Frame 1 (no input): blank canvas, image omitted
Frame 60 (the mouse pressed at the canvas centre just before this capture): blank canvas, image omitted
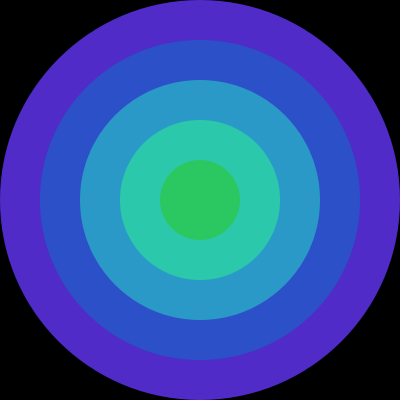
Frame 120 (the mouse held since frame 60 and released just before this capture)

The Processing sketch whose frames 1 and 60 were blank and that drew this single picture after the mouse press (run headless with seeded random() and noise(); from frame 60 on, the mouse is pressed at the canvas centre):

// Processing sketch: ejemploFor
// ── ejemploFor.pde
int cantidad;

void setup() {
  cantidad = 5;
  size(400, 400);
  colorMode(HSB);
  noStroke();
  smooth();
}

void draw() {
   background(0);
  for (int i = cantidad; i > 0; i--) {
    // H, S, B
    // HUE, SATURATION, BRIGTHNESS
    // COLOR, SATURACION, BRILLO
    fill(devolverColor(i), mouseX, mouseY);
    circle(width/2, height/2, i * width/cantidad);
  }
}
color devolverColor (int indice) {
  return int(map(indice* 255/cantidad, 0, 255, 80, 180));
}

void mouseMoved() {
  cantidad = int(map(mouseX, 0, width, 1, 5));
}
